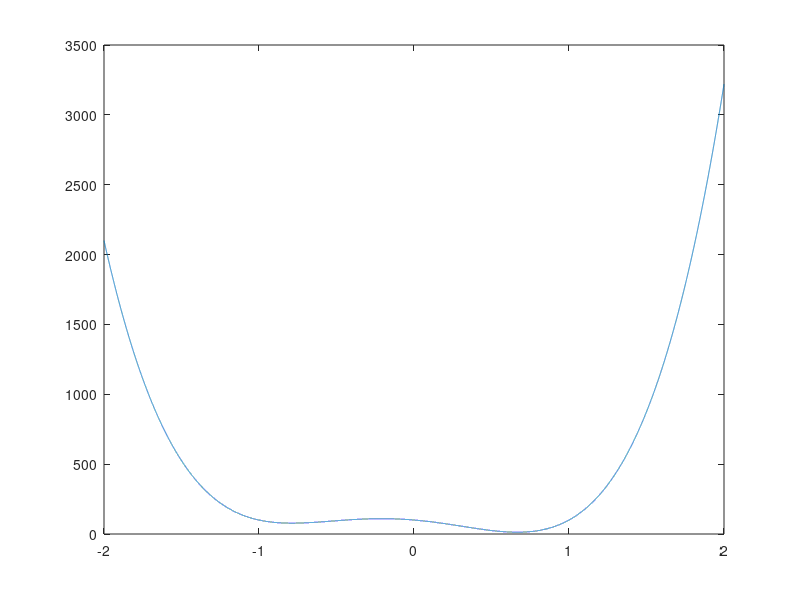
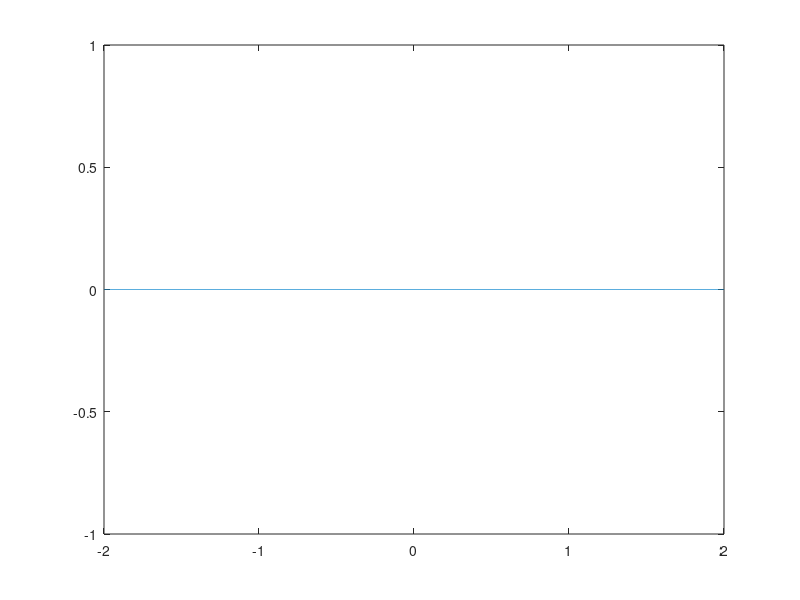

Write MATLAB code to recreate these figures, in order.
%%%%%%%%%%%%%%%%%%%%%%%%%%%%%%%%%%%%%%%%%%%%%%%%%%%%
%%% Single Variable Non-convex Function Minimization
%%% 
%%% Source code for paper: Global optimality of approximate dynamic programming and its usein non-convex function minimization
%%% Authors: Ali Heydari and S.N. Balakrishnan
%%% Journal: Applied Soft Computing, Vol. 24, 2014, pp. 291�303
%%% 
%%% Copyright 2013 by Ali Heydari (heydari.ali@gmail.com)
%%% Author Webpage: http://webpages.sdsmt.edu/~aheydari/
%%%
%%% Refer to the paper and the notations used therein for understanding this code
%%%
%%% Author of the code: 
%%% Vittorio Giammarino
%%% DSCS, Tu Delft, 2018
%%%%%%%%%%%%%%%%%%%%%%%%%%%%%%%%%%%%%%%%%%%%%%%%%%%%%
clc; clear; close all;

%% Initialization

% The function subject to minimization
c = 100;
psi = @(x) c*[2.1333*x.^4 + 0.9333*x.^3 - 2.1333*x.^2 - 0.9333*x + 1]; % A non-convex psi to optimze

dt = 1e-4; %Sampling time of the discreet system
tf =  1; %The simulation will be performed from t=0 to this value
N = tf/dt; %Number of steps during each simulation 

% System dynamics
f = @(x) [0];
g = [1];

Q = @(x) [0*dt*x^2];
R = 1;

n = 1; m = 1; %system order and number of inputs

X_k =  (rand(n,1)*2-1); %Initial states selection

% Basis functions
phi = @(x) [1 x x.^2 x.^3 x.^4 x.^5 x.^6 x.^7]';
dphi_dx = @(x) [0 1 2*x 3*x.^2 4*x.^3 5*x.^4 6*x.^5 7*x.^6]';
sigma = @(x) [1 x x.^2 x.^3 x.^4 x.^5 x.^6]';

% Initializing memory
FinalW = zeros(length(phi(X_k)),N);
FinalV = zeros(length(sigma(X_k)),N); %Scalar control, for now

%% NN Training

MaxEpochNo= 3; % Unlike Algorithm 1 of the paper, where "beta" was defined for evaluating the convergence of "Step 6", we're setting a fixed number of iterations for that successive approximation
NoOfEquations = 100; % Number of sample "x" selected for training using least squares
StateSelectionWidth = 2; % the states will be selected from interval (-StateSelectionWidth, StateSelectionWidth)

f_bar = @(x) dt*f(x); % Discretized R
g_bar = dt*g; % Discretized g
Q_bar =@(x) dt*Q(x); %Discretized Q
R_bar = dt*R; % Discretized R

tic
W = zeros(length(phi(X_k)),N,MaxEpochNo);
V = zeros(length(sigma(X_k)),N,MaxEpochNo); %Scalar control, for now

% Variables defined for least squares calculation, refer to the Appendix in the paper
RHS_J = zeros(NoOfEquations,1); %Right Half Square J
RHS_U = zeros(NoOfEquations,m); %Right Half Square U
LHS_J = zeros(NoOfEquations,length(phi(X_k))); %Left Half Square J
LHS_U = zeros(NoOfEquations,length(sigma(X_k))); %Left Half Square U

diverged = 0;

% Training process based on Algorithm 1 of the paper
for t = 0:N-1
    k = N - t; %Changing from N to 1
    W(:,k,1) = FinalW(:,k);
    V(:,k,1) = FinalV(:,k);
    if diverged == 0
        if mod(k,50)==0
            fprintf('Current time = %g\n',k);
        end 
        if k == N % Step 2
            for i=1:NoOfEquations
                X_k =  (rand(1,1)*2-1) * StateSelectionWidth; %Initial states selection
                J_k_t = psi(X_k);
                RHS_J(i,:) = J_k_t;
                LHS_J(i,:) = phi(X_k)';
                RHS_U(i,:) = zeros(m,1)'; %Just to assign some values
                LHS_U(i,:) = sigma(X_k)';
            end
            if det(LHS_J'*LHS_J)==0
                fprintf('det phi = 0\n');
                break;
            end
            FinalW(:,k) = inv(LHS_J' * LHS_J) * LHS_J' * RHS_J;%DONE
        else % Step 3
            for i=1:NoOfEquations % Step 4
                U_k(i) = 0;
                % Step 5
                X_k =  (rand(1,1)*2-1) * StateSelectionWidth; %Initial states selection
                
                % Steps 6 and 7 of Algorithm 1 (conducting a fixed number
                % of iterations instead of using a convergence tolerance
                % beta
                % like in the paper)
                for j = 1:MaxEpochNo-1 
                    %disp("here")
                    X_k_plus_1 = X_k + f_bar(X_k) + g_bar * U_k(i);%DONE
                    %disp("X_k = " + X_k_plus_1)
                    U_k(i) = -0.5 * R_bar^-1 * g_bar * dphi_dx(X_k_plus_1)' * FinalW(:,k+1);%DONE
                    %disp("U_k(i) = "+ U_k(i))
                end
                RHS_U(i,:) = U_k(i)';
                LHS_U(i,:) = sigma(X_k)';
                % Generate target for updating W
                X_k_plus_1 = X_k + f_bar(X_k) + g_bar * U_k(i);%DONE
                J_k_plus_1 = FinalW(:,k+1)' * phi(X_k_plus_1);%DONE
                J_k_t = Q_bar(X_k) + U_k(i)' * R_bar * U_k(i) + J_k_plus_1;%DONE
                RHS_J(i,:) = J_k_t;
                LHS_J(i,:) = phi(X_k)';
            end
            if det(LHS_U'*LHS_U)==0
                fprintf('det sigma = 0\n');
                break;
            end
            % Step 8
            FinalV(:,k) = inv(LHS_U' * LHS_U) * LHS_U' * RHS_U;%pinv(sigma(X_k)) * U_k(i);%DONE

            if det(LHS_J'*LHS_J)==0
                fprintf('det phi = 0\n');
                break;
            end
            % Step 9   
            FinalW(:,k) = inv(LHS_J' * LHS_J) * LHS_J' * RHS_J;%DONE
            %Q_bar(X_k) + U_k(i)' * R_bar * U_k(i) + FinalW(:,k+1)' * phi(X_k_plus_1);%DONE
        end

        if isnan(FinalW(:,k))
            fprintf('Training W is diverging...\n');
            diverged = 1;
            break;
        end
        if isnan(FinalV(:,k))
            fprintf('Training V is diverging...\n');
            diverged = 1;
            break;
        end
    end
end
toc
 

%% Plot Results

x=-StateSelectionWidth:dt:StateSelectionWidth;

figure
plot(x,psi(x))
figure

PHI=reshape(phi(x),[8 length(phi(x))/8]);

for l = 1:length(x)
    J0(l) = FinalW(:,1)'* phi(x(l));
end
plot(x,J0)

[~,indexJ0] = min(J0);
x_j0 = x(indexJ0)
[~,psiX0] = min(psi(x));
x_psix0 = x(psiX0)

